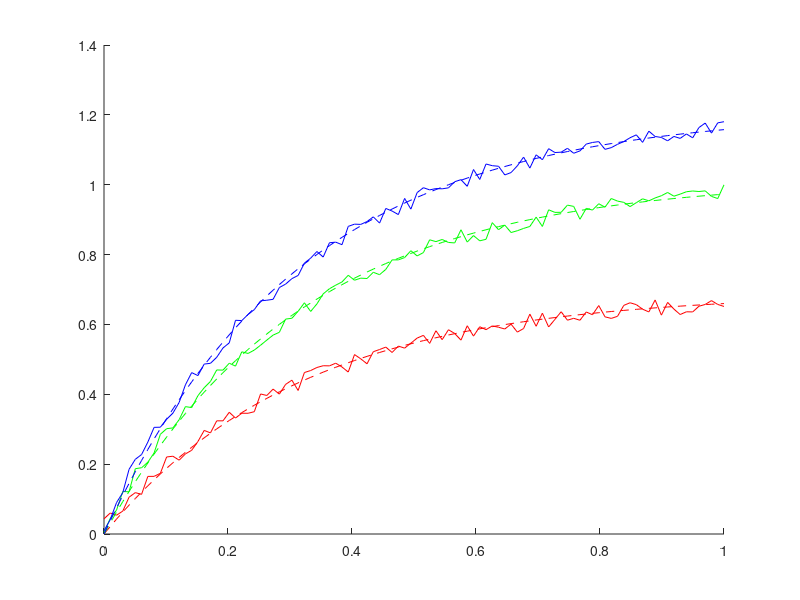

Write MATLAB code to recreate this figure.
% model: Rt = Rmax*A/(KD+A)*(1-exp(-Ka*t))

Rmax = 2;
KD = 2;
Ka = -3;
t = linspace(0,1);

% sim data 1
A = 1;
Rt1 = Rmax*A/(KD+A)*(1-exp(Ka*t)) + rand(size(t))*0.05;

% sim data 2
A = 2;
Rt2 = Rmax*A/(KD+A)*(1-exp(Ka*t)) + rand(size(t))*0.05;

% sim data 3
A = 3;
Rt3 = Rmax*A/(KD+A)*(1-exp(Ka*t)) + rand(size(t))*0.05;


figure, hold on,
plot(t, Rt1, 'r')
plot(t, Rt2, 'g')
plot(t, Rt3, 'b')


%% 여기부터는 Rmax, KD, Ka, A1, A2, A3는 unknown임
% t와 Rt1, Rt2, Rt3는 측정값임 (known)

fun1 = @(Rmax, KD, Ka, A1) Rmax*A1/(KD+A1)*(1-exp(Ka*t)) - Rt1; 
fun2 = @(Rmax, KD, Ka, A2) Rmax*A2/(KD+A2)*(1-exp(Ka*t)) - Rt2; 
fun3 = @(Rmax, KD, Ka, A3) Rmax*A3/(KD+A3)*(1-exp(Ka*t)) - Rt3; 

fun = @(x) ...
 sum((fun1(x(1), x(2), x(3), x(4))).^2) + ...
         sum((fun2(x(1), x(2), x(3), x(5))).^2) + ...
         sum((fun3(x(1), x(2), x(3), x(6))).^2);


x = fminsearch(fun, [1 1 -1 0 1 2]);

Rmax = x(1);
KD = x(2);
Ka = x(3);
A1 = x(4);
A2 = x(5);
A3 = x(6);

plot(t, Rmax*A1/(KD+A1)*(1-exp(Ka*t)), 'r--')
plot(t, Rmax*A2/(KD+A2)*(1-exp(Ka*t)), 'g--')
plot(t, Rmax*A3/(KD+A3)*(1-exp(Ka*t)), 'b--')